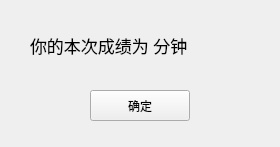
<?xml version="1.0" encoding="UTF-8"?>
<ui version="4.0">
 <class>GradeWidget</class>
 <widget class="QWidget" name="GradeWidget">
  <property name="geometry">
   <rect>
    <x>0</x>
    <y>0</y>
    <width>280</width>
    <height>147</height>
   </rect>
  </property>
  <property name="windowTitle">
   <string>grade</string>
  </property>
  <widget class="QLabel" name="label">
   <property name="geometry">
    <rect>
     <x>30</x>
     <y>30</y>
     <width>231</width>
     <height>31</height>
    </rect>
   </property>
   <property name="font">
    <font>
     <family>Agency FB</family>
     <pointsize>13</pointsize>
     <weight>50</weight>
     <italic>false</italic>
     <bold>false</bold>
    </font>
   </property>
   <property name="styleSheet">
    <string notr="true">font: 13pt &quot;Agency FB&quot;;</string>
   </property>
   <property name="text">
    <string>你的本次成绩为 分钟</string>
   </property>
  </widget>
  <widget class="QPushButton" name="pushButton">
   <property name="geometry">
    <rect>
     <x>90</x>
     <y>90</y>
     <width>100</width>
     <height>31</height>
    </rect>
   </property>
   <property name="text">
    <string>确定</string>
   </property>
  </widget>
 </widget>
 <resources/>
 <connections/>
</ui>
